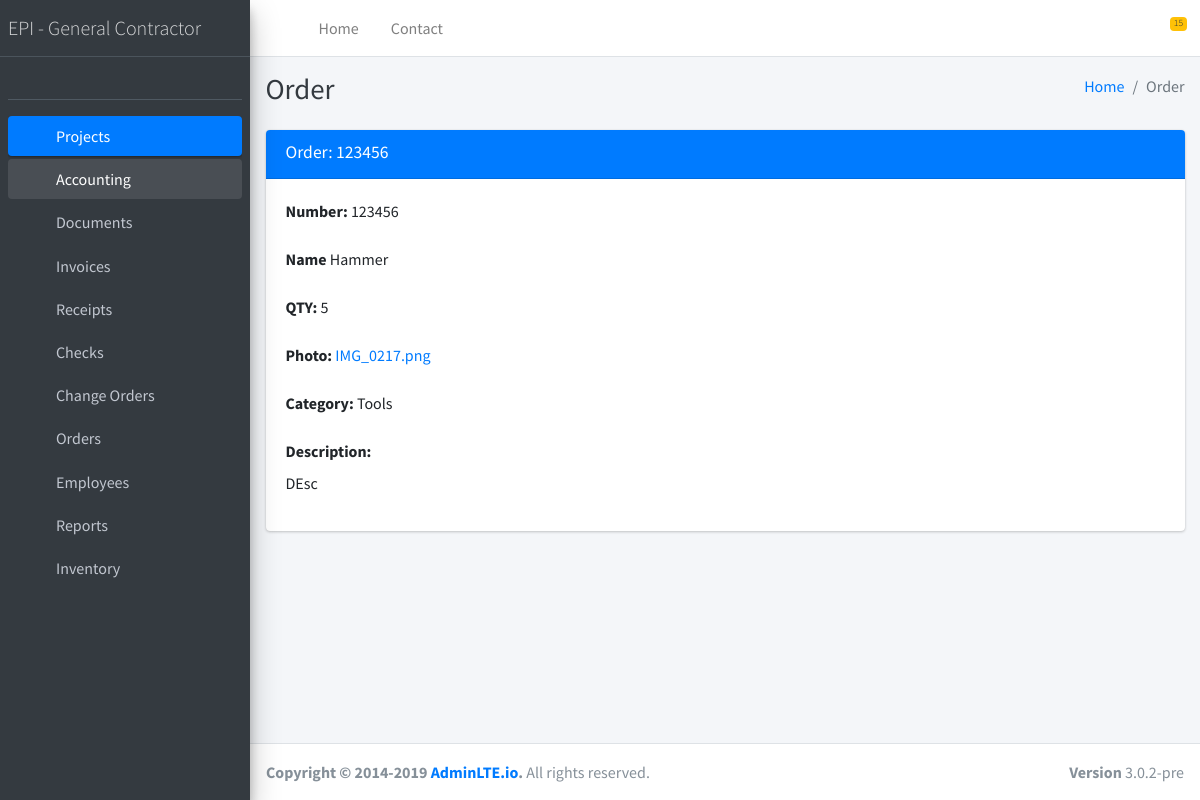
/inventory/1, run on the app's committed database.
### inventory/models.py (models this page shows, shortened)
class Inventory(models.Model):
    name = models.CharField(max_length=255)
    qty = models.IntegerField(blank=True)
    number = models.CharField(max_length=255, blank=True)
    description = models.TextField(blank=True)
    category = models.ForeignKey(Inventory_category, models.SET_NULL, blank=True, null=True)
    file = models.ForeignKey(Files_storage, models.SET_NULL, blank=True, null=True)
    created_at = models.DateTimeField(auto_now=True)
    updated_at = models.DateTimeField(auto_now_add=True)

class Inventory_category(models.Model):
    name = models.CharField(max_length=255)
    created_at = models.DateTimeField(auto_now=True)
    updated_at = models.DateTimeField(auto_now_add=True)

### file_storage/models.py (models this page shows, shortened)
class Files_storage(models.Model):
    file = models.FileField(upload_to='uploads/', blank=True)
    description = models.CharField(max_length=255, blank=True)
    uuid = models.UUIDField(default=uuid.uuid4, editable=False)
    created_at = models.DateTimeField(auto_now=True)
    updated_at = models.DateTimeField(auto_now_add=True)
    def file_url(self):
        return '../uploads/' + self.file.name
    class Meta:
        verbose_name = 'File Storage'
        verbose_name_plural = 'File Storage'
    def __str__(self):
        return self.file.name

### inventory/views.py (the view)
# urls.py: url(r'^(?P<pk>\d+)$', views.read, name='change_order_read'),
def read(request, pk, template_name='inventory/read.html'):
    item = get_object_or_404(Inventory, pk=pk)
    data = {
        'item': item
    }
    return render(request, template_name, data)

### templates/inventory/read.html
{% extends 'base.html' %} {% load static %} {% block content %}
<div class="content-wrapper">
    <div class="content-header">
        <div class="container-fluid">
            <div class="row mb-2">
                <div class="col-sm-6">
                    <h1 class="m-0 text-dark">Order</h1>
                </div>
                <div class="col-sm-6">
                    <ol class="breadcrumb float-sm-right">
                        <li class="breadcrumb-item"><a href="#">Home</a></li>
                        <li class="breadcrumb-item active">Order</li>
                    </ol>
                </div>
            </div>
        </div>
    </div>
    <section class="content">
        <div class="container-fluid">
            <div class="row">
                <div class="col-12">
                    <div class="card card-primary">
                        <div class="card-header">
                            <h3 class="card-title">Order: {{ item.number }}</h3>
                            <div class="card-tools">
                                <a href="{% url 'inventory_update' item.id %}" type="button" class="btn btn-tool" title="Edit"><i class="fas fa-pencil-alt"></i></a>
                            </div>
                        </div>
                        <div class="card-body">
                            <div class="form-group">
                                <label>Number:</label>
                                {{ item.number }}
                            </div>
                            <div class="form-group">
                                <label>Name</label>
                                {{ item.name }}
                            </div>
                            <div class="form-group">
                                <label>QTY:</label>
                                {{ item.qty }}
                            </div>
                            <div class="form-group">
                                <label>Photo:</label>
                                <a href="{{ item.file.file_url }}" target="_blank">{{ item.file }}</a>
                            </div>
                            <div class="form-group">
                                <label>Category:</label>
                                {{ item.category.name }}
                            </div>
                            <div class="row">
                                <div class="col-12">
                                    <div class="form-group">
                                        <label>Description:</label>
                                        <div>{{ item.description }}</div>
                                    </div>
                                </div>
                            </div>
                        </div>
                    </div>
                </div>
            </div>
        </div>
    </section>
</div>
{% endblock content %}

### data on the page
Inventory: number "123456", name "Hammer", qty "5", file "IMG_0217.png", category.name "Tools", description "DEsc"
